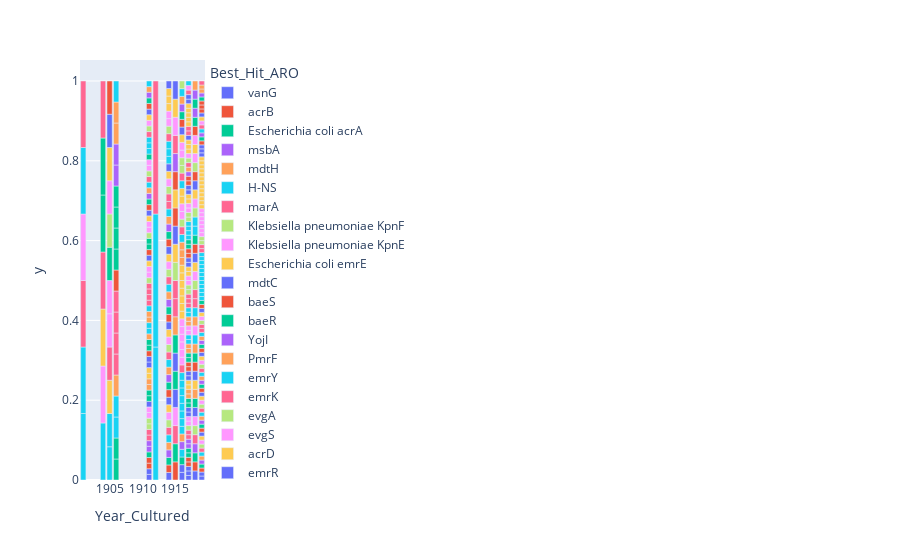

Notebook code cell kept with this figure:
### Code cell
px.bar(
    df.loc[df["Year_Cultured"] < 1920],
    x="Year_Cultured",
    y=df.loc[df["Year_Cultured"] < 1920]["Year_Cultured"].map(
        (
            1 / df.loc[df["Year_Cultured"] < 1920]["Year_Cultured"].value_counts()
        ).to_dict()
    ),
    hover_data=[
        "Accession_Number",
        "Resistance Mechanism",
        "Best_Hit_ARO",
        "Drug Class",
        "AMR Gene Family",
        "Strain",
    ],
    color="Best_Hit_ARO",
)
